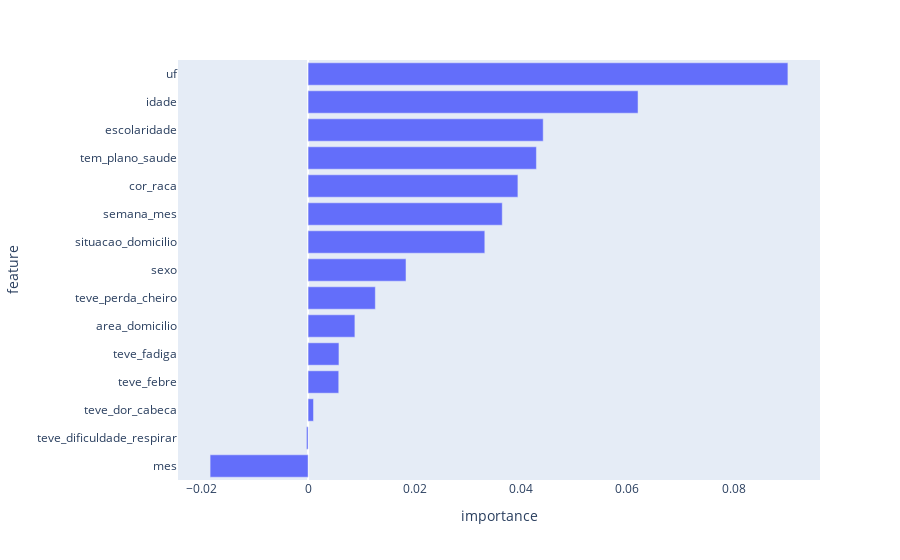

Here is the notebook cell this chart was saved with:
### Code cell
from sklearn.metrics import (  r2_score
                             , precision_score
                             , f1_score
                             , classification_report
                             , roc_auc_score
                             , RocCurveDisplay
                             )
from sklearn.inspection import permutation_importance
from sklearn.preprocessing import OneHotEncoder
from imblearn.pipeline import Pipeline
from imblearn.under_sampling import RandomUnderSampler
import plotly.express as px

_features = ['uf', 
             'semana_mes', 
             'mes', 
             'area_domicilio', 
             'idade', 
             'sexo',
             'cor_raca', 
             'escolaridade', 
             'teve_febre', 
             'teve_dificuldade_respirar',
             'teve_dor_cabeca', 
             'teve_fadiga', 
             'teve_perda_cheiro',
             'tem_plano_saude',
             'situacao_domicilio']

pipeline = Pipeline(
    steps = [
        ('under', RandomUnderSampler(sampling_strategy='majority')),
        ('one-hot', OneHotEncoder(handle_unknown='infrequent_if_exist')),
        ('model',RandomForestClassifier(random_state=42))
    ]
)

X = df[_features]
y = df[['resultado_covid']]

X_train, X_test, y_train, y_test = train_test_split(X, y, stratify=y, random_state=42)
pipeline.fit(X_train, y_train)

model = pipeline['model']
y_pred = pipeline.predict(X_test)

_y_test = [int(x.replace('Não','0').replace('Sim','1')) for x in y_test['resultado_covid'].to_list()]
_y_pred = [int(x.replace('Não','0').replace('Sim','1')) for x in y_pred]

print(f"""
r2_score = {r2_score(_y_test, _y_pred)}
precision_score = {precision_score(_y_test, _y_pred)}
f1_score = {f1_score(_y_test, _y_pred)}
roc_auc_score = {roc_auc_score(_y_test, _y_pred)}

classification_report = {classification_report(_y_test, _y_pred)}
""")

RocCurveDisplay.from_estimator(pipeline, X, y)

result = permutation_importance(
    pipeline, X_test, y_test, n_repeats=10, random_state=42, n_jobs=2
)
forest_importances = pd.DataFrame([result.importances_mean, X.columns], index=['importance','feature']).T


fig = px.bar(
    forest_importances.sort_values('importance'),
    x='importance', y='feature', orientation='h'
)
fig.update_layout(
    yaxis=dict(
        showgrid=False,
        showline=False,
        showticklabels=True
    ),
    xaxis=dict(
        showgrid=False,
        showline=False,
        showticklabels=True
    )
)
fig.show()

### Figure 1 — Plotly figure (JSON) as saved in the notebook; plotly's stock layout.template omitted (floating-point values rounded to 4 significant figures)
{"data": [{"alignmentgroup": "True", "hovertemplate": "importance=%{x}<br>feature=%{y}<extra></extra>", "legendgroup": "", "marker": {"color": "#636efa", "pattern": {"shape": ""}}, "name": "", "offsetgroup": "", "orientation": "h", "showlegend": false, "textposition": "auto", "type": "bar", "x": [-0.01841, -0.0003089, 0.001021, 0.005761, 0.005802, 0.008797, 0.01264, 0.0184, 0.03321, 0.03649, 0.03943, 0.04291, 0.04418, 0.06201, 0.09017], "xaxis": "x", "y": ["mes", "teve_dificuldade_respirar", "teve_dor_cabeca", "teve_febre", "teve_fadiga", "area_domicilio", "teve_perda_cheiro", "sexo", "situacao_domicilio", "semana_mes", "cor_raca", "tem_plano_saude", "escolaridade", "idade", "uf"], "yaxis": "y"}], "layout": {"barmode": "relative", "legend": {"tracegroupgap": 0}, "margin": {"t": 60}, "xaxis": {"anchor": "y", "domain": [0, 1], "showgrid": false, "showline": false, "showticklabels": true, "title": {"text": "importance"}}, "yaxis": {"anchor": "x", "domain": [0, 1], "showgrid": false, "showline": false, "showticklabels": true, "title": {"text": "feature"}}}}
